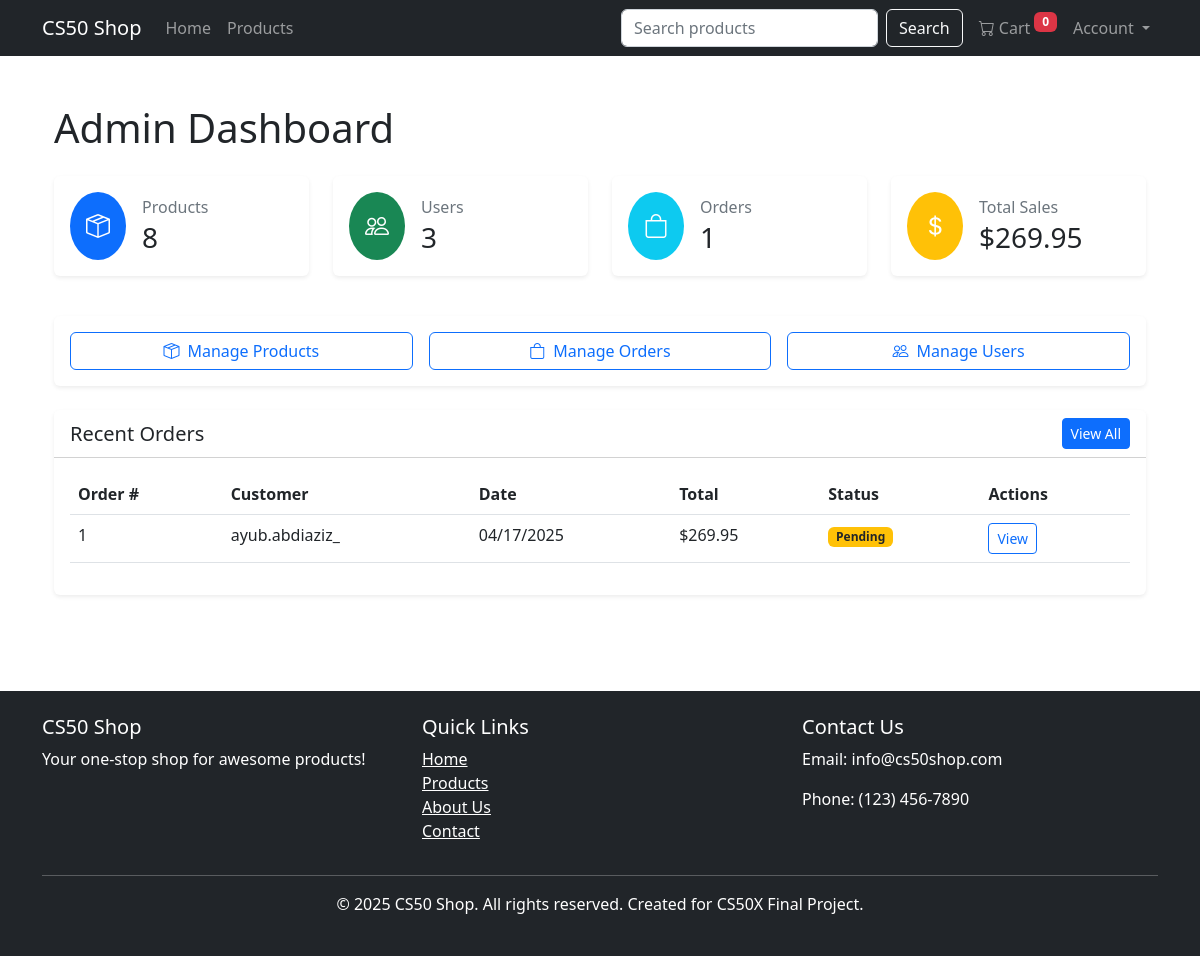
Page /admin/dashboard (signed in) on the earlier database version.
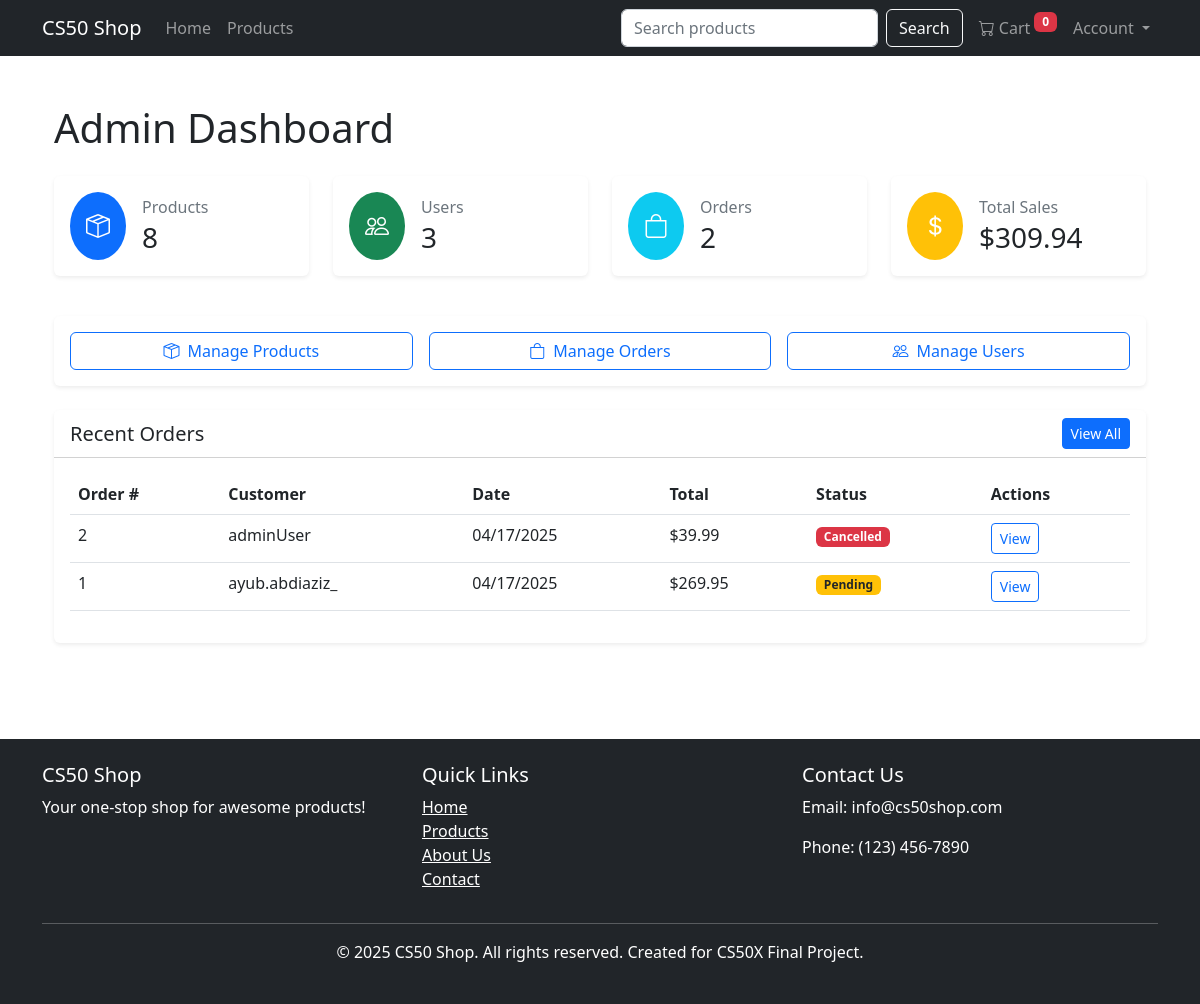
Same page on the later database version.
### tables this page shows
CREATE TABLE orders (
    id INTEGER PRIMARY KEY AUTOINCREMENT,
    user_id INTEGER NOT NULL,
    total REAL NOT NULL,
    name TEXT NOT NULL,
    email TEXT NOT NULL,
    address TEXT NOT NULL,
    city TEXT NOT NULL,
    state TEXT NOT NULL,
    zip TEXT NOT NULL,
    payment_method TEXT NOT NULL,
    status TEXT NOT NULL,
    created_at TIMESTAMP DEFAULT CURRENT_TIMESTAMP,
    FOREIGN KEY (user_id) REFERENCES users (id)
);

CREATE TABLE users (
    id INTEGER PRIMARY KEY AUTOINCREMENT,
    username TEXT NOT NULL UNIQUE,
    password TEXT NOT NULL,
    email TEXT NOT NULL UNIQUE,
    is_admin INTEGER DEFAULT 0,
    created_at TIMESTAMP DEFAULT CURRENT_TIMESTAMP
);

### app.py (the view)
@app.route("/admin/dashboard")
@login_required
@admin_required
def admin_dashboard():
    db.execute("SELECT COUNT(*) as count FROM products")
    product_count_row = db.fetchone()
    product_count = product_count_row[0] if product_count_row else 0
    db.execute("SELECT COUNT(*) as count FROM users")
    user_count_row = db.fetchone()
    user_count = user_count_row[0] if user_count_row else 0
    db.execute("SELECT COUNT(*) as count FROM orders")
    order_count_row = db.fetchone()
    order_count = order_count_row[0] if order_count_row else 0
    db.execute("SELECT SUM(total) as total FROM orders")
    total_sales_row = db.fetchone()
    total_sales = total_sales_row[0] if total_sales_row and total_sales_row[0] is not None else 0
    db.execute("SELECT o.id, o.total, o.status, o.created_at, u.username FROM orders o JOIN users u ON o.user_id = u.id ORDER BY o.created_at DESC LIMIT 5")
    recent_orders = [dict(row) for row in db.fetchall()]
    for order in recent_orders:
        if order['created_at'] and isinstance(order['created_at'], str):
            try:
                order['created_at'] = datetime.datetime.strptime(order['created_at'], '%Y-%m-%d %H:%M:%S')
            except (ValueError, TypeError):
                order['created_at'] = datetime.datetime.now()
    return render_template("admin/dashboard.html", product_count=product_count, user_count=user_count,
                           order_count=order_count, total_sales=total_sales, recent_orders=recent_orders)

### app.py (called while the page is built)
@app.after_request
def after_request(response):
    response.headers["Cache-Control"] = "no-cache, no-store, must-revalidate"
    response.headers["Expires"] = 0
    response.headers["Pragma"] = "no-cache"
    return response

### helpers.py (called while the page is built)
def login_required(f):
    @wraps(f)
    def decorated_function(*args, **kwargs):
        if session.get("user_id") is None:
            flash("Please log in to access this page", "warning")
            return redirect(url_for("login"))
        return f(*args, **kwargs)
    return decorated_function

def admin_required(f):
    @wraps(f)
    def decorated_function(*args, **kwargs):
        if not session.get("is_admin"):
            flash("You don't have permission to access this page", "danger")
            return redirect(url_for("index"))
        return f(*args, **kwargs)
    return decorated_function

### templates/admin/dashboard.html (shortened to what this page needs)
{% extends "layout.html" %}
{% block main %}
    <div class="container py-4">
        <h1 class="mb-4">Admin Dashboard</h1>
        <div class="row mb-4">
            <div class="col-md-3 mb-3">
                <div class="card border-0 shadow-sm h-100">
                    <div class="card-body d-flex align-items-center">
                        <div class="rounded-circle bg-primary p-3 me-3">
                            <i class="bi bi-box-seam text-white fs-4"></i>
                        </div>
                        <div>
                            <h6 class="text-muted mb-1">Products</h6>
                            <h3 class="mb-0">{{ product_count }}</h3>
                        </div>
                    </div>
                </div>
            </div>
            <div class="col-md-3 mb-3">
                <div class="card border-0 shadow-sm h-100">
                    <div class="card-body d-flex align-items-center">
                        <div class="rounded-circle bg-success p-3 me-3">
                            <i class="bi bi-people text-white fs-4"></i>
                        </div>
                        <div>
                            <h6 class="text-muted mb-1">Users</h6>
                            <h3 class="mb-0">{{ user_count }}</h3>
                        </div>
                    </div>
                </div>
            </div>
            <div class="col-md-3 mb-3">
                <div class="card border-0 shadow-sm h-100">
                    <div class="card-body d-flex align-items-center">
                        <div class="rounded-circle bg-info p-3 me-3">
                            <i class="bi bi-bag text-white fs-4"></i>
                        </div>
                        <div>
                            <h6 class="text-muted mb-1">Orders</h6>
                            <h3 class="mb-0">{{ order_count }}</h3>
                        </div>
                    </div>
                </div>
            </div>
            <div class="col-md-3 mb-3">
                <div class="card border-0 shadow-sm h-100">
                    <div class="card-body d-flex align-items-center">
                        <div class="rounded-circle bg-warning p-3 me-3">
                            <i class="bi bi-currency-dollar text-white fs-4"></i>
                        </div>
                        <div>
                            <h6 class="text-muted mb-1">Total Sales</h6>
                            <h3 class="mb-0">${{ total_sales | round(2) }}</h3>
                        </div>
                    </div>
                </div>
            </div>
        </div>
        <div class="row mb-4">
            <div class="col-12">
                <div class="card border-0 shadow-sm">
                    <div class="card-body">
                        <div class="row g-3">
                            <div class="col-md-4">
                                <a href="/admin/products" class="btn btn-outline-primary w-100 d-flex align-items-center justify-content-center">
                                    <i class="bi bi-box-seam me-2"></i> Manage Products
                                </a>
                            </div>
                            <div class="col-md-4">
                                <a href="/admin/orders" class="btn btn-outline-primary w-100 d-flex align-items-center justify-content-center">
                                    <i class="bi bi-bag me-2"></i> Manage Orders
                                </a>
                            </div>
                            <div class="col-md-4">
                                <a href="/admin/users" class="btn btn-outline-primary w-100 d-flex align-items-center justify-content-center">
                                    <i class="bi bi-people me-2"></i> Manage Users
                                </a>
                            </div>
                        </div>
                    </div>
                </div>
            </div>
        </div>
        <div class="row">
            <div class="col-12">
                <div class="card border-0 shadow-sm">
                    <div class="card-header bg-white">
                        <div class="d-flex justify-content-between align-items-center">
                            <h5 class="mb-0">Recent Orders</h5>
                            <a href="/admin/orders" class="btn btn-sm btn-primary">View All</a>
                        </div>
                    </div>
                    <div class="card-body">
                        {% if recent_orders %}
                        <div class="table-responsive">
                            <table class="table table-hover">
                                <thead>
                                    <tr>
                                        <th>Order #</th>
                                        <th>Customer</th>
                                        <th>Date</th>
                                        <th>Total</th>
                                        <th>Status</th>
                                        <th>Actions</th>
                                    </tr>
                                </thead>
                                <tbody>
                                    {% for order in recent_orders %}
                                    <tr>
                                        <td>{{ order.id }}</td>
                                        <td>{{ order.username }}</td>
                                        <td>
                                            {% if order.created_at is defined and order.created_at %}
                                                {% if order.created_at is string %}
                                                    {{ order.created_at }}
                                                {% else %}
                                                    {{ order.created_at.strftime('%m/%d/%Y') }}
                                                {% endif %}
                                            {% else %}
                                                N/A
                                            {% endif %}
                                        </td>
                                        <td>${{ order.total | round(2) }}</td>
                                        <td>
                                            {% if order.status == 'pending' %}
                                            <span class="badge bg-warning text-dark">Pending</span>
                                            {% elif order.status == 'processing' %}
                                            <span class="badge bg-info">Processing</span>
                                            {% elif order.status == 'shipped' %}
                                            <span class="badge bg-primary">Shipped</span>
                                            {% elif order.status == 'delivered' %}
                                            <span class="badge bg-success">Delivered</span>
                                            {% elif order.status == 'cancelled' %}
                                            <span class="badge bg-danger">Cancelled</span>
                                            {% endif %}
                                        </td>
                                        <td>
                                            <a href="/admin/orders/{{ order.id }}" class="btn btn-sm btn-outline-primary">View</a>
                                        </td>
                                    </tr>
                                    {% endfor %}
                                </tbody>
                            </table>
                        </div>
                        {% else %}
                        <div class="alert alert-info mb-0">
                            <i class="bi bi-info-circle me-2"></i> No orders have been placed yet.
                        </div>
                        {% endif %}
                    </div>
                </div>
            </div>
        </div>
    </div>
{% endblock %}

### templates/layout.html (shortened to what this page needs)
<!DOCTYPE html>
<html lang="en">
<head>
    <link href="https://cdn.jsdelivr.net/npm/bootstrap@5.2.3/dist/css/bootstrap.min.css" rel="stylesheet">
    <link rel="stylesheet" href="https://cdn.jsdelivr.net/npm/bootstrap-icons@1.10.3/font/bootstrap-icons.css">
    <link rel="stylesheet" href="/static/css/styles.css">
    <link href="/static/css/reviews.css" rel="stylesheet">
</head>
<body>
    <nav class="navbar navbar-expand-lg navbar-dark bg-dark">
        <div class="container">
            <a class="navbar-brand" href="/">CS50 Shop</a>
            <div class="collapse navbar-collapse" id="navbarSupportedContent">
                <ul class="navbar-nav me-auto mb-2 mb-lg-0">
                    <li class="nav-item">
                        <a class="nav-link" href="/">Home</a>
                    </li>
                    <li class="nav-item">
                        <a class="nav-link" href="/products">Products</a>
                    </li>
                </ul>
                <form class="d-flex me-2" action="/search" method="get">
                    <input class="form-control me-2" type="search" name="q" placeholder="Search products" aria-label="Search">
                    <button class="btn btn-outline-light" type="submit">Search</button>
                </form>
                <ul class="navbar-nav">
                    <li class="nav-item">
                        <a class="nav-link" href="/cart">
                            <i class="bi bi-cart"></i> Cart
                            <span class="badge bg-danger cart-count">0</span>
                        </a>
                    </li>
                    {% if session.user_id %}
                    <li class="nav-item dropdown">
                        <a class="nav-link dropdown-toggle" href="#" role="button" data-bs-toggle="dropdown" aria-expanded="false">
                            Account
                        </a>
                    </li>
                    {% endif %}
                </ul>
            </div>
        </div>
    </nav>
    <main class="container py-4">
        {% block main %}{% endblock %}
    </main>
    <footer class="bg-dark text-white py-4 mt-5">
        <div class="container">
            <div class="row">
                <div class="col-md-4">
                    <h5>CS50 Shop</h5>
                    <p>Your one-stop shop for awesome products!</p>
                </div>
                <div class="col-md-4">
                    <h5>Quick Links</h5>
                    <ul class="list-unstyled">
                        <li><a href="/" class="text-white">Home</a></li>
                        <li><a href="/products" class="text-white">Products</a></li>
                        <li><a href="/about" class="text-white">About Us</a></li>
                        <li><a href="/contact" class="text-white">Contact</a></li>
                    </ul>
                </div>
                <div class="col-md-4">
                    <h5>Contact Us</h5>
                    <address>
                        <p>Email: info@cs50shop.com</p>
                        <p>Phone: (123) 456-7890</p>
                    </address>
                </div>
            </div>
            <hr>
            <div class="text-center">
                <p>&copy; 2025 CS50 Shop. All rights reserved. Created for CS50X Final Project.</p>
            </div>
        </div>
    </footer>
</body>
</html>

### static/css/styles.css (style rules this page uses)
body { min-height: 100vh; display: flex; flex-direction: column; font-family: 'Segoe UI', Tahoma, Geneva, Verdana, sans-serif; }
main { flex: 1; }
.cart-count { position: relative; top: -8px; }

Differences in the rows shown:
added orders: id "2", username "adminUser", created_at "04/17/2025", total "39.99", status "Cancelled"
Other differences:
{{ order_count }}: "1" → "2"
{{ total_sales | round(2) }}: "269.95" → "309.94"
